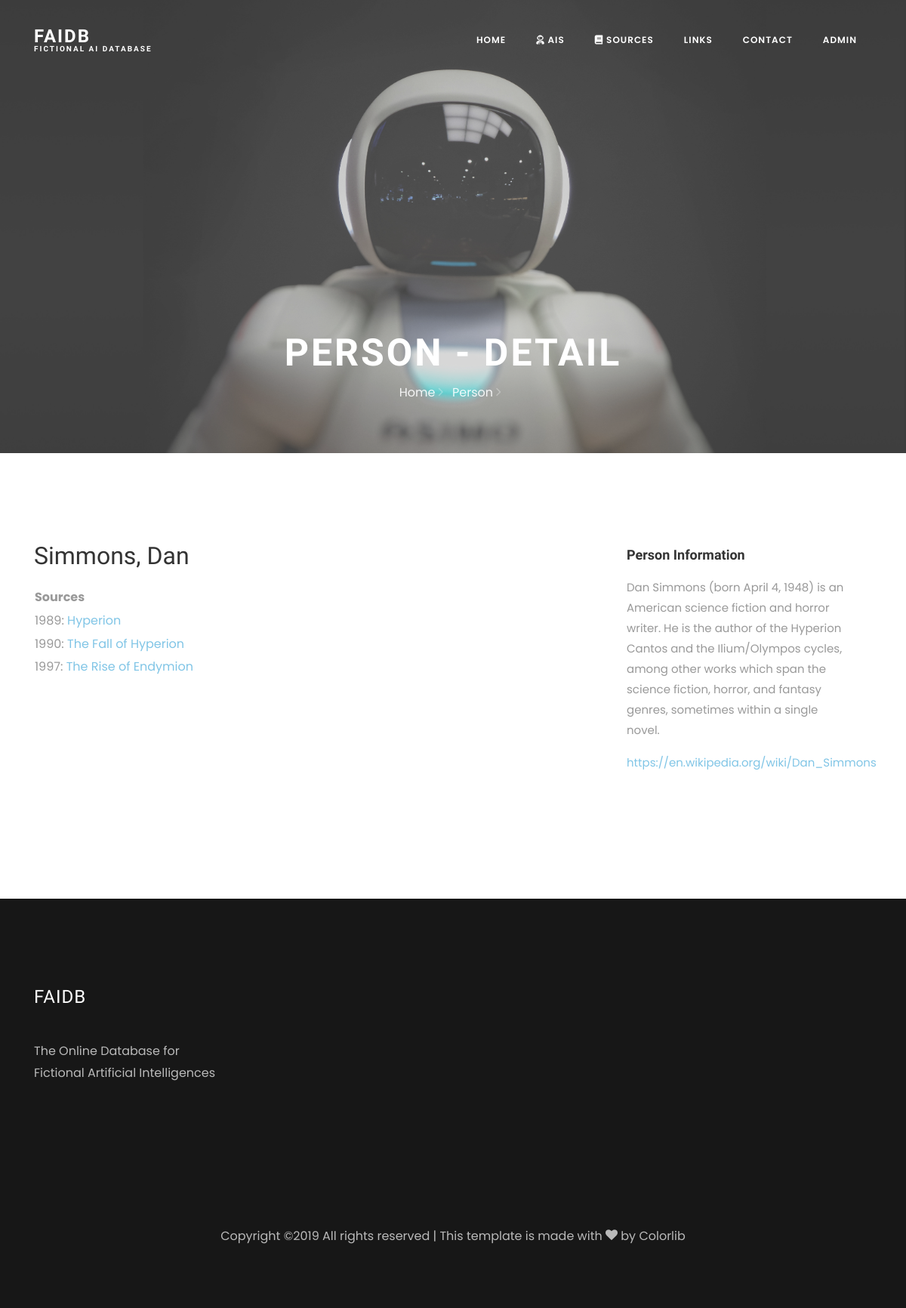
/persons/15/, run on the app's committed database.
### aidatabase/models.py (models this page shows, shortened)
class Person(models.Model):
    person_id = models.AutoField(primary_key=True)
    firstname = models.CharField('firstname', default="firstname", max_length=30)
    lastname = models.CharField('lastname', default="lastname", max_length=30)
    female = models.BooleanField()
    website = models.URLField(blank=True)
    registered_on = models.DateTimeField(auto_now_add=True, blank=True, null=True)
    registered_by = models.ForeignKey(settings.AUTH_USER_MODEL, on_delete=models.PROTECT)
    add_information = models.TextField("Some Additional Information", blank=True, null=True)

class Source(models.Model):
    NOVEL = 'NL'
    COMIC = 'CO'
    MANGA = 'MG'
    FILM = 'FM'
    SERIES = 'SE'
    ANIME = 'AN'
    GAME = 'GM'
    NOVELLA = 'NA'
    SHORTSTORY = 'SS'
    MAGAZINE = 'MZ'
    OTHER = 'OT'
    MEDIUM_TYPES = ((NOVEL, "novel"), (COMIC, "comic"), (MANGA, "manga"), (FILM, "film"), (SERIES, "series"), (ANIME, "anime"), (GAME, "game"), (NOVELLA, "novella"), (SHORTSTORY, "shortstory"), (MAGAZINE, "magazine"), (OTHER, "other"))
    medium_type = models.CharField(max_length=2, choices=MEDIUM_TYPES)
    source_id = models.AutoField(primary_key=True)
    publish_year = models.IntegerField("first published")
    website = models.URLField(blank=True)
    title = models.CharField(max_length=60)
    registered_on = models.DateTimeField(auto_now_add=True, blank=True, null=True)
    registered_by = models.ForeignKey(settings.AUTH_USER_MODEL, on_delete=models.PROTECT)
    creator = models.ManyToManyField("Person", related_name='created', blank=True)

### aidatabase/views.py (the view)
# urls.py: path('persons/<int:id>/', views.person_detail, name='person_detail'),
def person_detail(request, id):
    person = get_object_or_404(Person, person_id=id)
    sources = Source.objects.filter(creator=person.person_id).order_by("publish_year")
    return render(request, 'aidatabase/person_detail.html', {'person': person, 'sources': sources})

### aidatabase/templates/aidatabase/person_detail.html (shortened to what this page needs)
{% extends "aidatabase/home.html" %}
{% load static %}
{% block main_heading %}Person - Detail{% endblock %}
{% block breadcrumbs %}<a href="/">Home <i class="ion-ios-arrow-forward"></i></a></span> <span class="mr-2"><a href="/authors/">Person <i class="ion-ios-arrow-forward"></i></a></span>{% endblock %}
{% block page-heading %}{{ person.lastname }}, {{ person.firstname }}{% endblock %}
{% block content %}
<table>
    <tr><td><b>Sources</b></td></tr>
    {% for item in sources %}
    <tr>
        <td>{{ item.publish_year }}: <a href="/sources/{{ item.source_id }}/">{{ item.title }}</a></td>
    </tr>
    {% endfor %}
</table>
{% endblock %}
{% block sidebar-header %}Person Information{% endblock %}
{% block sidebar-content %}
<p>
    {{ person.add_information }}
</p>
<p>
    <a href="{{ person.website }}" target="_blank">{{ person.website }}</a>
</p>
{% endblock %}

### data on the page
Person: lastname "Simmons", firstname "Dan", add_information "Dan Simmons (born April 4, 1948) is an American science fiction and horror writer. He is the author of the Hyperion Cantos and the Ilium/Olympos cycles, among other works which span the science fiction, horror, and fantasy genres, sometimes within a single novel.", website "https://en.wikipedia.org/wiki/Dan_Simmons"
Source: publish_year "1989", title "Hyperion"
Source: publish_year "1990", title "The Fall of Hyperion"
Source: publish_year "1997", title "The Rise of Endymion"
